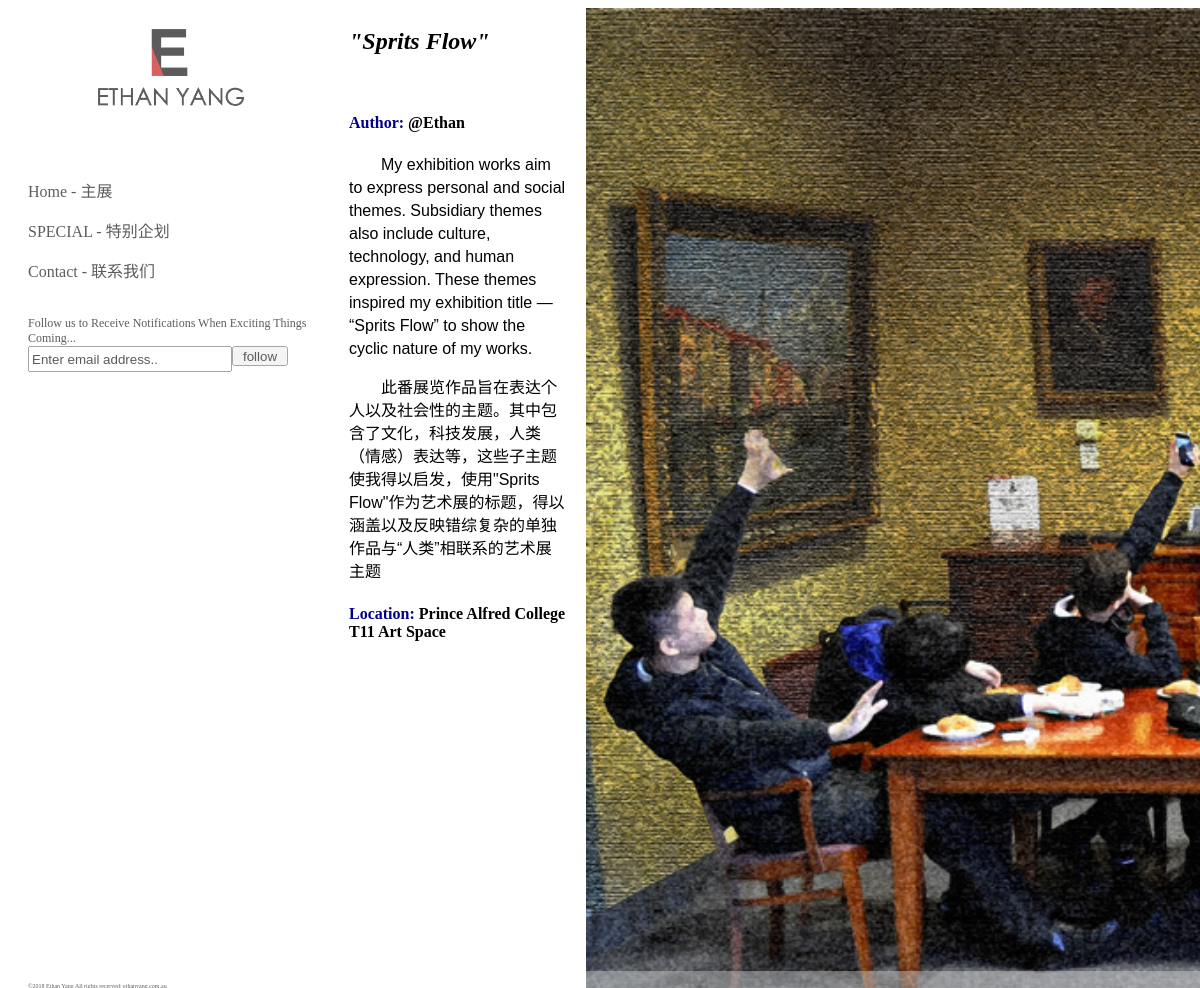
Screenshot of /blog/spec/ with the database file from the repository.
### blog/models.py (models this page shows, shortened)
class Introductions(models.Model):
	brief_intro=models.CharField(u'简写', max_length=128)
	title = models.CharField(u'标题', max_length=256)
	author = models.CharField(u'作者', max_length=256)
	author_email=models.CharField(u'作者邮箱', max_length=256)
	location = models.CharField(u'举办地点',  max_length=258)
	content = models.TextField(u'内容')
	zh_content= models.TextField(u'内容')
	pub_date = models.DateTimeField('date published',auto_now_add=True,editable = True)#publish date

### blog/views.py (the view)
def spec(request):
	show={}
	show['js_address']='/static/js/main.js'
	show['main_logo_address']='/static/img/logo/logo2.png'
	intro=Introductions.objects.filter(brief_intro='spec')
	title=intro.values('title')[0]['title']
	content=intro.values('content')[0]['content']
	zh_content=intro.values('zh_content')[0]['zh_content']
	author=intro.values('author')[0]['author']
	location=intro.values('location')[0]['location']
	author_mail=intro.values('author_email')[0]['author_email']
	b=Gallery.objects.get(title='spec')#外键的反向朔源
	this_gallery=b.image_set.all()
	number_of_imgs=this_gallery.count()#brief_intro, content, id, pub_date, title. if it return int 2, actually the index is 0 and 1
	a=[]#save the file name
	for i in range(number_of_imgs):
		a.append(['/'+this_gallery[i].file.name,this_gallery[i].capture])
	show['title']=title
	show['content']=content
	show['zh_content']=zh_content
	show['author']=author
	show['location']=location
	show['file']=a
	show['author_mail']=author_mail
	show['ico']='/static/img/logo/logo.ico'
	return render(request, 'spec.html', show)

### templates/spec.html (shortened to what this page needs)
<!DOCTYPE html>
<html>
<head>
</head>
<body>
	<div class="main">
		<div class="menu">{% include 'menu.html' %}</div>
		<div class="horizantal_box">
			<div class="Introduction">
				<h2 style="font-style: italic;">{{title}}</h3><br>
				<p>
					<h4><STRONG class="blue_text">Author: </STRONG><a onmouseout="this.style.textDecoration='none'" onmouseover="this.style.textDecoration='underline'" style="cursor: pointer;" onclick="sendmail({{author_mail}})">{{author}}</a></h5>
					<p class="intro">{{content}}</p>
					<p class="zh_intro">{{zh_content}}</p>
					<h4><STRONG class="blue_text">Location: </STRONG>{{location}}</h5>
			</p>
			</div>
			<div class="img">
				{% for item in file %}
				<div style="margin-right: 5px;position:relative;height:100%;width: auto">
					<img class="photos" src="{{ item.0 }}">
					<div class="capture">
					</div>
				</div>
				{% endfor %}
			</div>
	</div>
</div>
</body>
</html>

### templates/menu.html
	<div class="menu" style="width: 280px;height: 100%;margin-left: 20px;position: relative;">
		<div style="width: 300px;height: 100px;background:url({{main_logo_address}});background-size:cover;"></div>
		<br>
		<div>
			<br>
			<br>
			<div><p onmouseout="this.style.textDecoration='none'" onmouseover="this.style.textDecoration='underline'"onclick="goto('{% url 'blog:index' %}')" style="cursor:pointer">Home - 主展</p></div>
			<div><p onmouseout="this.style.textDecoration='none'" onmouseover="this.style.textDecoration='underline'"onclick="goto('{% url 'blog:spec' %}')" style="cursor:pointer">SPECIAL - 特别企划</p></div>
			<div><p onmouseout="this.style.textDecoration='none'" onmouseover="this.style.textDecoration='underline'"onclick="goto('{% url 'blog:contact' %}')" style="cursor:pointer">Contact - 联系我们</p></div><br>
		</div>
		<div class='emaillist'>Follow us to Receive Notifications When Exciting Things Coming...<br><input type="text" value="Enter email address.." style="float: left ;width: 70%;height:20px;"><input type="submit" value='follow' style="width: 20%;height: 20px;"></div>
		<div style="font-size: 6px;width:100%;height:auto;bottom:7px;position: absolute;">
		©2018 Ethan Yang All rights recerved: ethanyang.com.au
		</div>
		</div>

### templates/spec.html (style rules this page uses)
img { text-align:center; vertical-align:middle; }
.main { height: 100%; width: 100%; position: absolute; }
.menu { float: left; height: 100%; width: 28%; opacity: 0.8; }
.emaillist { font-size: 12px; }
.horizantal_box { height: 100%; width: 72%; overflow-x:scroll; float: left; display:inline-flex; }
.Introduction { margin-left: 5px; overflow-y:scroll; margin-right: 20px; float: left; height: 100%; width: 28%; }
.img { height: 100%; width: 72%; float: left; display:inline-flex; }
.photos { height: 100%; width: auto; float: left; }
.blue_text { color: darkblue; }
.intro { font-family:Arial; text-indent: 2em; line-height:23px; }
.zh_intro { font-family:Arial; text-indent: 2em; line-height:23px; }
.capture { background-color: #D0D0D0; opacity: 0.45; width: 100%; height: 25px; text-indent: 3em; font-family: Arial; text-align: right; position: absolute; bottom: 0; }
h4 { font-family: YaHei; }

### rows the page displays
Introductions: title "\"Sprits Flow\"", author "@Ethan", content "My exhibition works aim to express personal and social themes. Subsidiary themes also include culture, technology, and human expression. These themes inspired my exhibition title — “Sprits Flow” to show the cyclic nature of my works.", zh_content "此番展览作品旨在表达个人以及社会性的主题。其中包含了文化，科技发展，人类（情感）表达等，这些子主题使我得以启发，使用\"Sprits Flow\"作为艺术展的标题，得以涵盖以及反映错综复杂的单独作品与“人类”相联系的艺术展主题", location "Prince Alfred College T11 Art Space"
